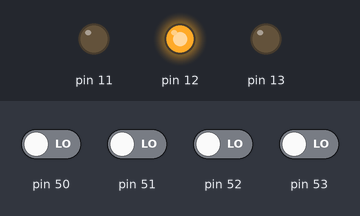
The sketch below on a simulated Arduino Mega 2560, built with avr-gcc and run on an emulated ATmega2560. Parts: output pins drawn as LEDs (lit = HIGH). The inputs (shaded band) are chosen by the test bench; at power-on: pin 50–53 LOW.

Above: at 1.2 s.
1.3 s: pin 51 driven HIGH
At 2.3 s:
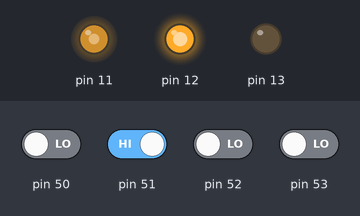
2.8 s: pin 50 driven HIGH
At 3.5 s:
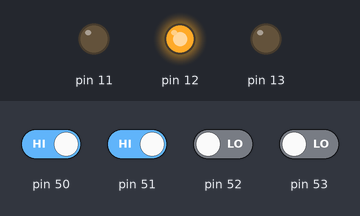
4.3 s: pin 50 driven LOW
At 4.6 s:
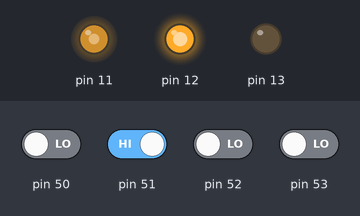
5.8 s: pin 51 driven LOW and pin 52 driven HIGH
At 6.9 s:
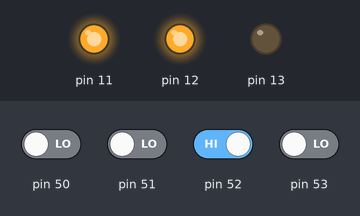
Timing chart, 0 to 8.3 s (numbered marks = the images above; inputs shaded):
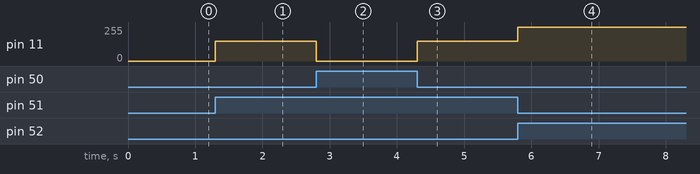

Measured:
- after the input at 1.3 s, pin 11: 0/255 → 150/255 at once
- after the input at 2.8 s, pin 11: 150/255 → 0/255 at once
- after the input at 4.3 s, pin 11: 0/255 → 150/255 at once
- after the input at 5.8 s, pin 11: 150/255 → 255/255 at once

The sketch:

touch_fan_dust1__cpp_refactor.ino
```cpp
#include "MyTouchSwitches.hpp"
#include "MyPMS7003.hpp"
#include "MyFanMotor.hpp"


#ifndef CLAMP
#define CLAMP(x, min, max) ((x) < (min) ? (min) : ((x) > (max) ? (max) : (x)))
#endif // CLAMP


constexpr uint8_t TOUCH_SWITCHES[4] = { 50, 51, 52, 53 };
TouchSwitch touchSwitches(TOUCH_SWITCHES, 4);


enum class FanMode : uint8_t {
    FAN_OFF = 0,
    FAN_LOW = 1,
    FAN_HIGH = 2,
    FAN_AUTO_FROM_PM_VALUES = 3
};

MyPMS7003 dustSensor(Serial1);

FanMotor fanMotor(11, 12, 13);

inline void applySwitchesToFanSpeed();


void setup()
{
    // dbg
    Serial.begin(9600);

    touchSwitches.init();
    fanMotor.init();
    dustSensor.begin(9600);

    fanMotor.powerOn();
}


void loop()
{
    dustSensor.readRawDataFromPMS7003();
    if (dustSensor.isRawDataReceived())
    {
        dustSensor.processRawData();
    }

    touchSwitches.updateActiveSwitchIndexFromSensor();

    applySwitchesToFanSpeed();
}


inline void applySwitchesToFanSpeed()
{
    static uint8_t lastSwitchStatus = static_cast<uint8_t>(FanMode::FAN_OFF);
    static FanMode fanMode = static_cast<FanMode>(lastSwitchStatus);

    uint8_t newSwitchStatus = touchSwitches.getActiveSwitchIndex();

    if (lastSwitchStatus != newSwitchStatus)
    {
        lastSwitchStatus = newSwitchStatus;
        fanMode = static_cast<FanMode>(newSwitchStatus);

        switch(fanMode)
        {
            case FanMode::FAN_OFF:
                fanMotor.setFanSpeed(0);
                break;
            case FanMode::FAN_LOW:
                fanMotor.setFanSpeed(150);
                break;
            case FanMode::FAN_HIGH:
                fanMotor.setFanSpeed(255);
                break;
            default:
                break;
        }
    }

    // setFanSpeed - analogWrite 소요 시간은 대략 100us, 먼지 센서 업데이트는 1초에 1회이므로, 아래의 case에서 runtime은 1/10000이다. 게다가 setFanSpeed() 메서드에서도 같은 값이면 실행하지 않는다.
    if (fanMode == FanMode::FAN_AUTO_FROM_PM_VALUES)
    {
        if (dustSensor.isProcessedDataUpdated())
        {
            dustSensor.clearUpdatedFlag();

            // PM 최소최대값 수정할 수 있도록 인터페이스 추가하자.@@@@@@@@@@@@@@@@@@@@
            static constexpr uint16_t PM10_MIN = 20, PM10_MAX = 50;
            static constexpr uint8_t FAN_SPEED_MIN = 150, FAN_SPEED_MAX = 255;
            static constexpr double RATIO = static_cast<double>(FAN_SPEED_MAX - FAN_SPEED_MIN) / static_cast<double>(PM10_MAX - PM10_MIN);

            // pm10 값을 받아오고 clamping
            uint16_t pm10 = CLAMP(dustSensor.getPM10(), PM10_MIN, PM10_MAX);

            // pm10값 범위를 fanSpeed값 범위로 mapping하여 fanSpeed를 결정한다.
            uint8_t fanSpeed = static_cast<uint8_t>(
                static_cast<double>(pm10 - PM10_MIN) * RATIO + static_cast<double>(FAN_SPEED_MIN));

            fanMotor.setFanSpeed(fanSpeed);
        }
    }
}


// ㅡㅡㅡㅡㅡㅡㅡㅡㅡㅡㅡㅡㅡㅡㅡㅡㅡㅡㅡㅡㅡㅡㅡㅡㅡㅡㅡㅡㅡㅡㅡㅡㅡㅡㅡㅡㅡㅡㅡㅡㅡㅡㅡㅡㅡㅡㅡㅡㅡㅡㅡㅡㅡㅡㅡㅡㅡㅡㅡㅡㅡㅡㅡㅡㅡㅡㅡㅡㅡㅡㅡㅡㅡ endline
```

MyFanMotor.hpp
```cpp
#ifndef MY_FAN_MOTOR_HPP
#define MY_FAN_MOTOR_HPP

#include <Arduino.h>


/*
    fanMotor : use timer1 PWM

    use motorDriver - L298N

*/
class FanMotor
{
public:
    FanMotor(uint8_t _enaPin, uint8_t _dir1Pin, uint8_t _dir2Pin);
    void init();
    void powerOn();
    void powerOff();
    void setFanSpeed(uint8_t _speed);

    bool isPowered() const;
    uint8_t getFanSpeed() const;


private:
    const uint8_t PIN_ENA;
    const uint8_t PIN_DIR1;
    const uint8_t PIN_DIR2;
    bool powerState = false;
    uint8_t fanSpeed = 0;
};


FanMotor::FanMotor(uint8_t _enaPin, uint8_t _dir1Pin, uint8_t _dir2Pin)
    : PIN_ENA(_enaPin)
    , PIN_DIR1(_dir1Pin)
    , PIN_DIR2(_dir2Pin)
{
}


void FanMotor::init()
{
    pinMode(PIN_ENA, OUTPUT);
    pinMode(PIN_DIR1, OUTPUT);
    pinMode(PIN_DIR2, OUTPUT);

    analogWrite(PIN_ENA, fanSpeed);
    digitalWrite(PIN_DIR1, LOW);
    digitalWrite(PIN_DIR2, LOW);
}


inline void FanMotor::powerOn()
{
    if (!powerState)
    {
        digitalWrite(PIN_DIR1, HIGH);
        digitalWrite(PIN_DIR2, LOW);
        powerState = true;
    }
}


inline void FanMotor::powerOff()
{
    if (powerState)
    {
        digitalWrite(PIN_DIR1, LOW);
        digitalWrite(PIN_DIR2, LOW);
        powerState = false;
    }
}


inline void FanMotor::setFanSpeed(uint8_t _speed)
{
    if (fanSpeed != _speed)
    {
        analogWrite(PIN_ENA, _speed);
        fanSpeed = _speed;
    }
    else
    {
        // 같으면 analogWrite를 실행하지 않는다.
    }
}


inline bool FanMotor::isPowered() const
{
    return powerState;
}


inline uint8_t FanMotor::getFanSpeed() const
{
    return fanSpeed;
}


#endif // MY_FAN_MOTOR_HPP
```

MyPMS7003.hpp
```cpp
#ifndef MY_PMS7003_HPP
#define MY_PMS7003_HPP

#include <Arduino.h>


class MyPMS7003
{
public:
    MyPMS7003(HardwareSerial& _serial);

    void begin(uint32_t _baudRate);

    // polling
    void readRawDataFromPMS7003();

    // condition: rawDataReceived(true)
    void processRawData();

    void clearUpdatedFlag();

    bool isRawDataReceived() const;
    bool isProcessedDataUpdated() const;
    uint16_t getPM10() const;


private:
    HardwareSerial& serial;
    static constexpr uint8_t PMS7003_BUFFER_LENGTH = 32;
    uint8_t recvBuffer[PMS7003_BUFFER_LENGTH] = { 0, };
    static constexpr uint16_t INVALID_PM_VALUE = 65535;
    uint16_t pm1_0 = INVALID_PM_VALUE;
    uint16_t pm2_5 = INVALID_PM_VALUE;
    uint16_t pm10 = INVALID_PM_VALUE;
    bool rawDataReceived = false;
    bool processedDataUpdated = false;
};


MyPMS7003::MyPMS7003(HardwareSerial& _serial)
    : serial(_serial)
{
}


void MyPMS7003::begin(uint32_t _baudRate)
{
    serial.begin(_baudRate);
}


inline void MyPMS7003::readRawDataFromPMS7003()
{
    static uint8_t index = 0;
    static uint8_t currentByte = 0;

    while (serial.available())
    {
        currentByte = serial.read();

        // 2 bytes index(0, 1) = 0x424d  ->  PMS7003 dataPacket's header
        // 통신 오류로 데이터가 밀리면, index(0, 1)에서 header를 기다린다.
        if (index == 0 && currentByte != 0x42)
        {
            continue;
        }
        if (index == 1 && currentByte != 0x4d)
        {
            index = 0;
            continue;
        }

        recvBuffer[index++] = currentByte;

        if (index == PMS7003_BUFFER_LENGTH)
        {
            index = 0;

            rawDataReceived = true;
        }
    }
}


inline void MyPMS7003::processRawData()
{
  pm1_0 = (static_cast<uint16_t>(recvBuffer[10]) << 8) + static_cast<uint16_t>(recvBuffer[11]);
  pm2_5 = (static_cast<uint16_t>(recvBuffer[12]) << 8) + static_cast<uint16_t>(recvBuffer[13]);
  pm10 = (static_cast<uint16_t>(recvBuffer[14]) << 8) + static_cast<uint16_t>(recvBuffer[15]);

  rawDataReceived = false;
  processedDataUpdated = true;
}


inline void MyPMS7003::clearUpdatedFlag()
{
    processedDataUpdated = false;
}


inline bool MyPMS7003::isRawDataReceived() const
{
    return rawDataReceived;
}


inline bool MyPMS7003::isProcessedDataUpdated() const
{
    return processedDataUpdated;
}


inline uint16_t MyPMS7003::getPM10() const
{
    return pm10;
}


#endif // MY_PMS7003_HPP
```

MyTouchSwitches.hpp
```cpp
#ifndef MY_TOUCH_SWITCHES_HPP
#define MY_TOUCH_SWITCHES_HPP

#include <Arduino.h>


/*
    ~~
*/
class TouchSwitch
{
public:
    TouchSwitch(const uint8_t _pinNumbers[], uint8_t _pinCount);
    ~TouchSwitch();

    void init();

    // return current switch number
    uint8_t getActiveSwitchIndex() const;

    void setActiveSwitchIndex(uint8_t _index);

    // polling
    void updateActiveSwitchIndexFromSensor();


private:
    static uint8_t* initPinArray(const uint8_t _pinNumbers[], uint8_t _pinCount);


private:
    uint8_t* SWITCH_PINS;
    const uint8_t SWITCH_COUNT;
    uint8_t activeSwitchIndex = 0;
};


TouchSwitch::TouchSwitch(const uint8_t _pinNumbers[], uint8_t _pinCount)
    : SWITCH_PINS(initPinArray(_pinNumbers, _pinCount))
    , SWITCH_COUNT(_pinCount)
{
}


TouchSwitch::~TouchSwitch()
{
    delete[] SWITCH_PINS;
}


void TouchSwitch::init()
{
    for (uint8_t index = 0; index < SWITCH_COUNT; ++index)
    {
        pinMode(SWITCH_PINS[index], INPUT);
    }
}


inline uint8_t TouchSwitch::getActiveSwitchIndex() const
{
    return activeSwitchIndex;
}


inline void TouchSwitch::setActiveSwitchIndex(uint8_t _index)
{
    if (_index < SWITCH_COUNT)
    {
        activeSwitchIndex = _index;
    }
    else
    {
        // exception
    }
}


inline void TouchSwitch::updateActiveSwitchIndexFromSensor()
{
    for (uint8_t index = 0; index < SWITCH_COUNT; ++index)
    {
        if (digitalRead(SWITCH_PINS[index]) == HIGH)
        {
            activeSwitchIndex = index;
            break;
        }
    }
}


uint8_t* TouchSwitch::initPinArray(const uint8_t _pinNumbers[], uint8_t _pinCount)
{
    uint8_t* switchPins = new uint8_t[_pinCount];
    for (uint8_t index = 0; index < _pinCount; ++index)
    {
        switchPins[index] = _pinNumbers[index];
    }
    return switchPins;
}


#endif // MY_TOUCH_SWITCHES_HPP
```
